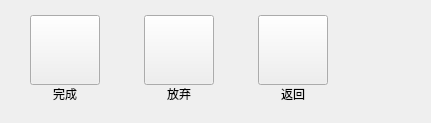
       <widget class="QWidget" name="controlCollectionOverPage">
        <layout class="QHBoxLayout" name="horizontalLayout_31">
         <property name="spacing">
          <number>44</number>
         </property>
         <property name="leftMargin">
          <number>30</number>
         </property>
         <property name="topMargin">
          <number>15</number>
         </property>
         <property name="rightMargin">
          <number>30</number>
         </property>
         <property name="bottomMargin">
          <number>20</number>
         </property>
         <item>
          <layout class="QVBoxLayout" name="verticalLayout_70">
           <property name="spacing">
            <number>0</number>
           </property>
           <item>
            <widget class="QPushButton" name="saveBtn">
             <property name="minimumSize">
              <size>
               <width>70</width>
               <height>70</height>
              </size>
             </property>
             <property name="maximumSize">
              <size>
               <width>70</width>
               <height>70</height>
              </size>
             </property>
             <property name="text">
              <string/>
             </property>
            </widget>
           </item>
           <item>
            <widget class="QLabel" name="saveBtnLabel">
             <property name="text">
              <string>完成</string>
             </property>
             <property name="alignment">
              <set>Qt::AlignCenter</set>
             </property>
            </widget>
           </item>
          </layout>
         </item>
         <item>
          <layout class="QVBoxLayout" name="verticalLayout_69">
           <property name="spacing">
            <number>0</number>
           </property>
           <item>
            <widget class="QPushButton" name="deleteBtn">
             <property name="minimumSize">
              <size>
               <width>70</width>
               <height>70</height>
              </size>
             </property>
             <property name="maximumSize">
              <size>
               <width>70</width>
               <height>70</height>
              </size>
             </property>
             <property name="text">
              <string/>
             </property>
            </widget>
           </item>
           <item>
            <widget class="QLabel" name="deleteBtnLabel">
             <property name="text">
              <string>放弃</string>
             </property>
             <property name="alignment">
              <set>Qt::AlignCenter</set>
             </property>
            </widget>
           </item>
          </layout>
         </item>
         <item>
          <layout class="QVBoxLayout" name="verticalLayout_68">
           <property name="spacing">
            <number>0</number>
           </property>
           <item>
            <widget class="QPushButton" name="collectionOverBackBtn">
             <property name="minimumSize">
              <size>
               <width>70</width>
               <height>70</height>
              </size>
             </property>
             <property name="maximumSize">
              <size>
               <width>70</width>
               <height>70</height>
              </size>
             </property>
             <property name="text">
              <string/>
             </property>
            </widget>
           </item>
           <item>
            <widget class="QLabel" name="collectionOverBackBtnLabel">
             <property name="text">
              <string>返回</string>
             </property>
             <property name="alignment">
              <set>Qt::AlignCenter</set>
             </property>
            </widget>
           </item>
          </layout>
         </item>
         <item>
          <spacer name="horizontalSpacer_14">
           <property name="orientation">
            <enum>Qt::Horizontal</enum>
           </property>
           <property name="sizeHint" stdset="0">
            <size>
             <width>73</width>
             <height>20</height>
            </size>
           </property>
          </spacer>
         </item>
        </layout>
       </widget>
